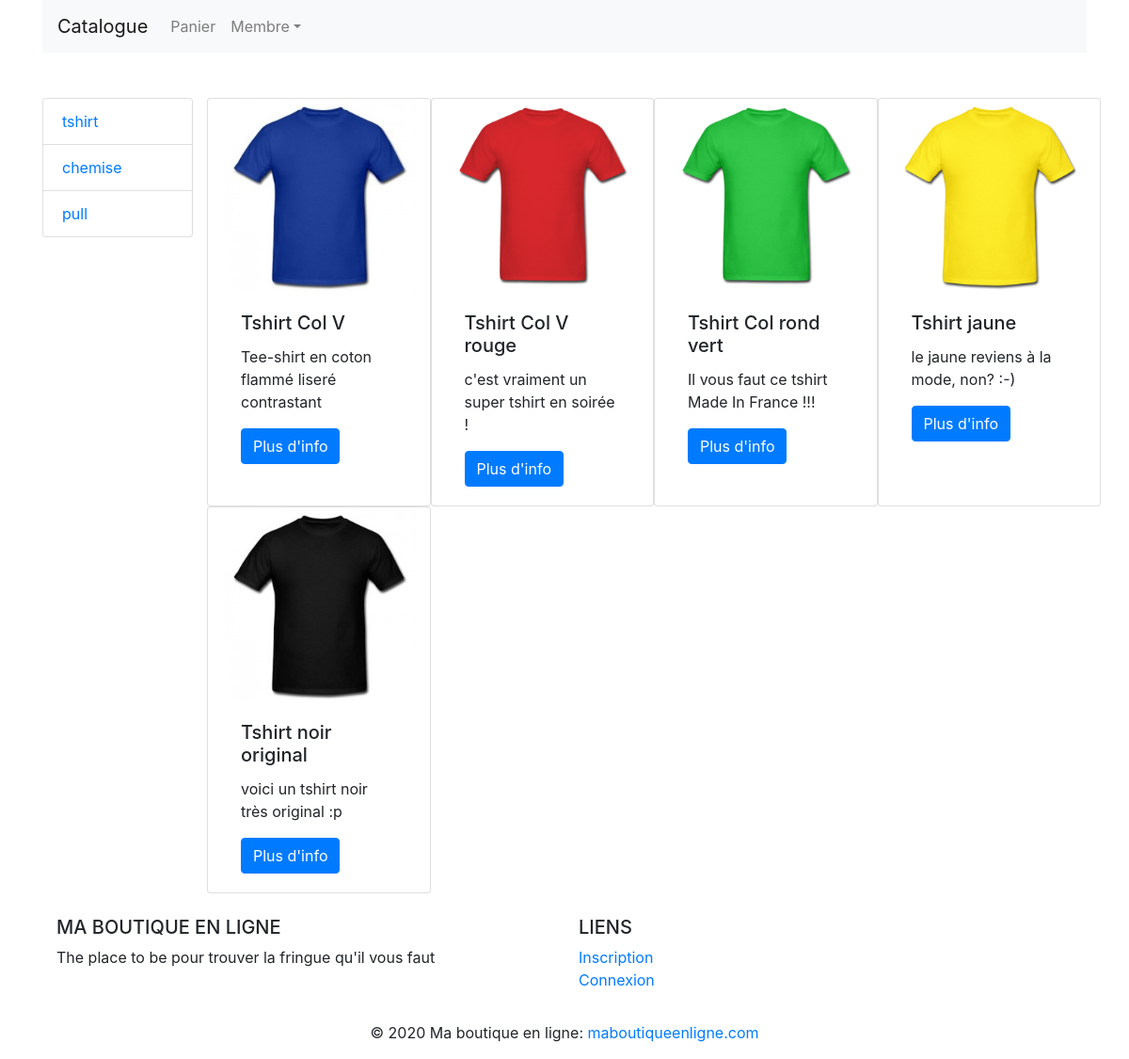
/?categorie=tshirt, run on the app's committed database.
### tables this page shows
CREATE TABLE `produit` (
  `id_produit` int(3) NOT NULL,
  `reference` varchar(20) NOT NULL,
  `categorie` varchar(20) NOT NULL,
  `titre` varchar(100) NOT NULL,
  `description` text NOT NULL,
  `couleur` varchar(20) NOT NULL,
  `taille` varchar(5) NOT NULL,
  `public` enum('m','f','mixte') NOT NULL,
  `photo` varchar(250) NOT NULL,
  `prix` int(3) NOT NULL,
  `stock` int(3) NOT NULL
);

### inc/init.php (called while the page is built, shortened)
<?php
$content = "";
require_once("fonction.php");
?>

### inc/fonction.php (called while the page is built, shortened)
<?php
function internauteEstConnecte(){
    if(!isset($_SESSION["membre"])) return false;
    else return true;
}
?>

### index.php (the view)
<?php
    require_once("inc/init.php");
    $r = $pdo->query("SELECT DISTINCT(categorie) FROM produit");
    $content .= '<div class="col-md-2">
    <ul class="list-group">';
    while($categorie = $r->fetch(PDO::FETCH_ASSOC)){
        $content .= "<li class=\"list-group-item\"> <a href=\"?categorie=$categorie[categorie]\">" . $categorie["categorie"] . " </a> </li>";
    }
    $content .= '</ul></div>';
    if(isset($_GET["categorie"])){
        $r = $pdo->query("SELECT * FROM produit WHERE categorie = '$_GET[categorie]' ");
        $content .= '<div class="col-md-10"> <div class="row">';
        while($produit = $r->fetch(PDO::FETCH_ASSOC)) {
            $content .= '<div class="card col-md-3">
                            <img src="' . $produit["photo"]  . '" class="card-img-top" alt="...">
                            <div class="card-body">
                                <h5 class="card-title">' . $produit["titre"]  . '</h5>
                                <p class="card-text">' . $produit["description"]  . '</p>
                                <a href="fiche-produit.php?id_produit='. $produit["id_produit"] .'" class="btn btn-primary">Plus d\'info</a>
                            </div>
                        </div>';
        }
        $content .=  '</div> </div>';
    }
require_once("inc/header.php");
?>
<div class="row">
    <?php echo $content; ?>
</div>
<?php
    require_once("inc/footer.php");
?>

### inc/header.php (shortened to what this page needs)
<!DOCTYPE html>
<html>
<head>
    <link rel="stylesheet" href="https://stackpath.bootstrapcdn.com/bootstrap/4.5.0/css/bootstrap.min.css">
    <link href="inc/css/style.css" rel="stylesheet">
</head>
    <body>
        <div class="container">
        <nav class="navbar navbar-expand-lg navbar-light bg-light mb-5">
            <a class="navbar-brand" href="index.php">Catalogue</a>
            <div class="collapse navbar-collapse" id="navbarNav">
                <ul class="navbar-nav">
                    <li class="nav-item">
                        <a class="nav-link" href="panier.php">Panier</a>
                    </li>
                    <li class="nav-item dropdown">
                        <a class="nav-link dropdown-toggle" data-toggle="dropdown" href="#" role="button" aria-haspopup="true" aria-expanded="false">Membre</a>
                    </li>
                </ul>
            </div>
        </nav>

### inc/footer.php (shortened to what this page needs)
<footer class="page-footer font-small blue pt-4">
  <div class="container-fluid text-center text-md-left">
    <div class="row">
      <div class="col-md-6 mt-md-0 mt-3">
        <h5 class="text-uppercase">Ma boutique en ligne</h5>
        <p>The place to be pour trouver la fringue qu'il vous faut</p>
      </div>
      <div class="col-md-3 mb-md-0 mb-3">
        <h5 class="text-uppercase">Liens</h5>
        <ul class="list-unstyled">
        <?php if(!internauteEstConnecte()) { ?>
          <li>
            <a href="inscription.php">Inscription</a>
          </li>
          <li>
            <a href="connexion.php">Connexion</a>
          </li>
        <?php } else{ ?>
          <li>
            <a href="profil.php">Mon profil</a>
          </li>
        <?php } ?>
        </ul>
      </div>
    </div>
  </div>
  <div class="footer-copyright text-center py-3">© 2020 Ma boutique en ligne:
    <a href="https://mdbootstrap.com/"> maboutiqueenligne.com</a>
  </div>
</footer>
        </div>
    </body>
</html>

### inc/css/style.css (style rules this page uses)
ul { list-style: none; }
ul li { display: inline-block; }
.list-unstyled li { display:block; }

### data on the page
produit: photo (picture), titre "Tshirt Col V", description "Tee-shirt en coton flammé liseré contrastant"
produit: photo (picture), titre "Tshirt Col V rouge", description "c'est vraiment un super tshirt en soirée !"
produit: photo (picture), titre "Tshirt Col rond vert", description "Il vous faut ce tshirt Made In France !!!"
produit: photo (picture), titre "Tshirt jaune", description "le jaune reviens à la mode, non? :-)"
produit: photo (picture), titre "Tshirt noir original", description "voici un tshirt noir très original :p"

### other printed values
$categorie["categorie"] "tshirt"
$categorie["categorie"] "chemise"
$categorie["categorie"] "pull"
